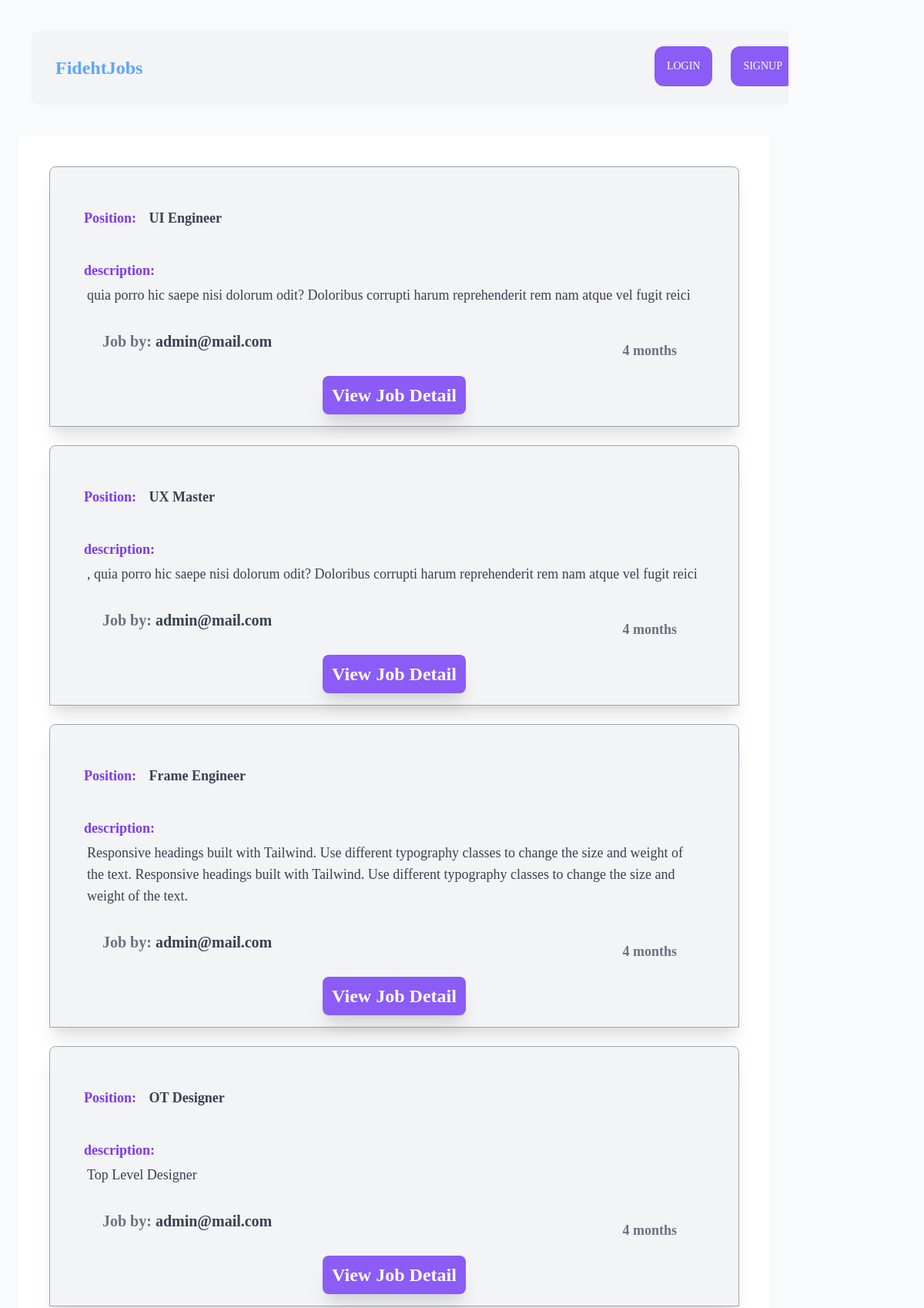
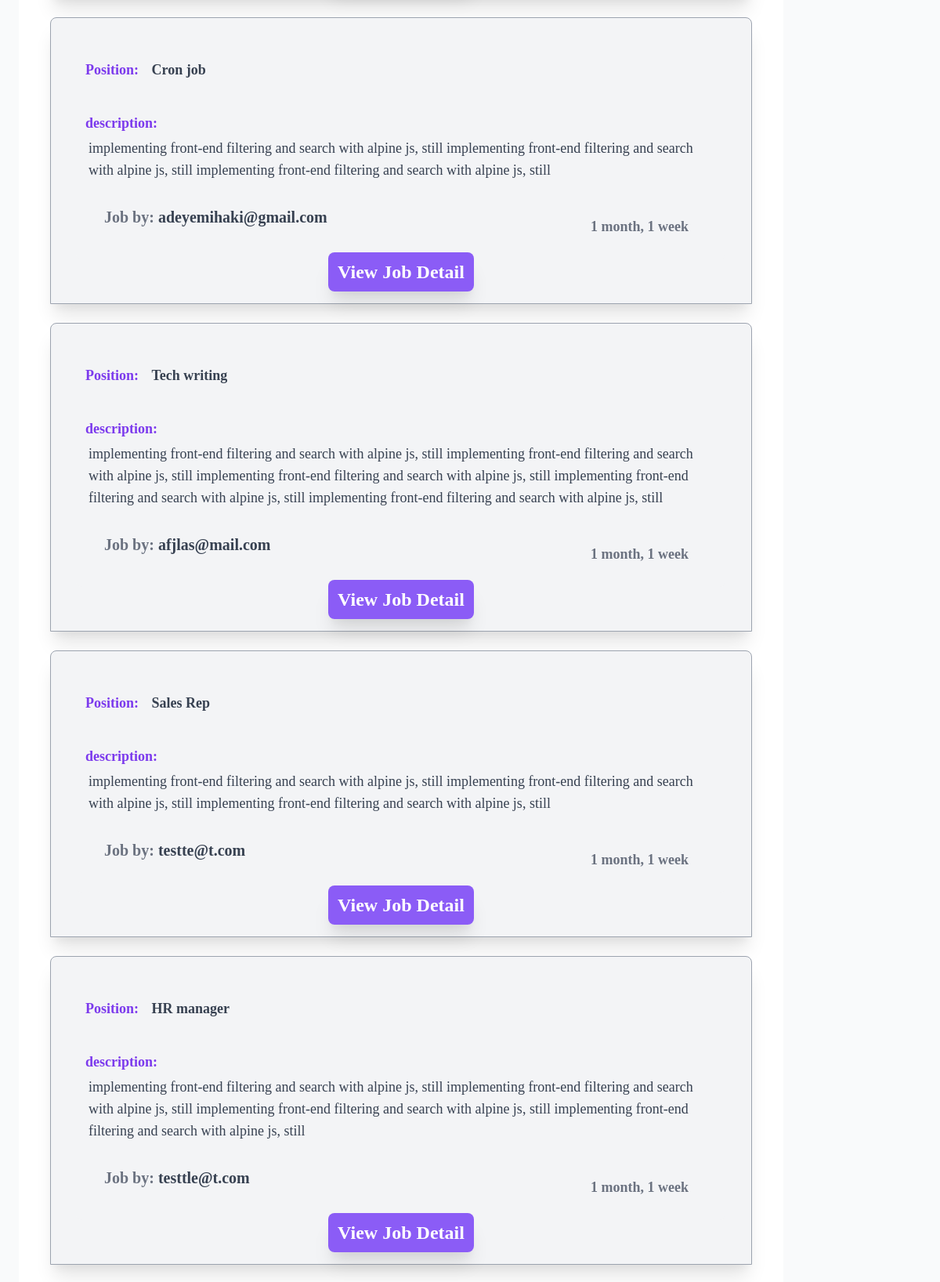
Page /job/fideht/jobs/ (upper part) on the committed database (2 pictures, top to bottom).
### apps/job/models.py (models this page shows, shortened)
class Job(models.Model):
    title = models.CharField(max_length=223)
    description = models.TextField()
    detail = models.TextField(blank=True, null=True)
    duration = models.CharField(max_length=200,blank=True, null=True)
    payment_range = models.CharField(max_length=200,blank=True, null=True)
    remote = models.BooleanField(default=False,blank=True, null=True)
    experience = models.CharField(max_length=200,blank=True, null=True)
    created_by = models.ForeignKey(settings.AUTH_USER_MODEL, related_name='jobs',on_delete=models.CASCADE)
    created_on = models.DateTimeField(auto_now_add=True)
    change_at = models.DateTimeField(auto_now=True)

### apps/users/models.py (models this page shows)
class CustomUser(AbstractUser):
    username = None
    email = models.EmailField(_('email address'), unique=True)
    USERNAME_FIELD = 'email'
    REQUIRED_FIELDS = []
    objects = CustomUserManager()
    def __str__(self):
        return self.email

### apps/job/views.py (the view)
# urls.py: path('fideht/jobs/',JobList.as_view(),name='job-list'),
class JobList(View, LoginRequiredMixin):
    def get(self, request):
        jobs = Job.objects.all()
        context = {
            "jobs": jobs,
        }
        return render(request,'job/job-list.html',context)

### apps/notification/context_processor.py (called while the page is built)
def get_notifications(request):
    if request.user.is_authenticated:
        read_notifications = request.user.notifications.filter(is_read=True)
        unread_notifications = request.user.notifications.filter(is_read=False)
        context ={
            'read_notifications': read_notifications,
            'unread_notifications': unread_notifications
        }
        return context
    else:
        context ={
            'read_notifications': [],
            'unread_notifications': []
        }
        return context

### apps/job/templates/job/job-list.html (shortened to what this page needs)
{% extends 'base.html' %}
{% block content %}
<div class="bg-white rounded-lg p-4 m-6">
    {% for job in jobs %}
        <div class="bg-gray-100 rounded-t-lg font-bold m-6 text-2xl shadow-xl border border-gray-400 py-6 px-8">
            <h2 class="text-lg font-bold text-purple-600 mt-4 p-3">
                Position:
                <span class="text-lg font-semibold text-gray-700 mt-4 p-3">{{ job.title }}</span>
            </h2>
            <h2 class="text-lg font-bold text-purple-600 mt-4 p-3">
            description: <br>
                <p class="text-normal p-1 text-gray-700  font-light ">{{job.description }}</p>
            </h2>
            <footer class="rounded-b-lg bg-gray-100 text-lg text-gray-500 px-8 py-3 flex justify-between">
            <h3 hx-boost="true" class="text-xl text-left p-1  ">Job by:
                <a href="{% url 'users:profile' job.created_by%}" class="font-semiboald cursor-pointer text-gray-700">{% if job.created_by.profile.username %}{{job.created_by.profile.username}} {% else %}{{job.created_by}}{% endif %}</a>
            </h3>
                <p class="m-3 hidden md:block p-1">{{job.created_on|timesince}}</p>
            </footer>
            <div hx-boost class="text-center">
                <a class="mt-4 p-3 bg-purple-500 text-white hover:bg-purple-800 rounded-lg shadow-xl"href="{% url 'job:job-detail' job.pk %}">View Job Detail</a>
            </div>
        </div>
    {% empty %}
        <h2 class="text-purple-500 uppercase text-2xl text-center m-20">There is no job for now, check back later</h2>
    {% endfor %}
</div>
{% endblock content %}

### rows in the picture
Job: title "UI Engineer", description "quia porro hic saepe nisi dolorum odit? Doloribus corrupti harum reprehenderit rem nam atque vel fugit reici", created_by "admin@mail.com", created_on "4 months"
Job: title "UX Master", description ", quia porro hic saepe nisi dolorum odit? Doloribus corrupti harum reprehenderit rem nam atque vel fugit reici", created_by "admin@mail.com", created_on "4 months"
Job: title "Frame Engineer", description "Responsive headings built with Tailwind. Use different typography classes to change the size and weight of the text. Responsive headings built with Tailwind. Use different typography classes to change the size and weight of the text.", created_by "admin@mail.com", created_on "4 months"
Job: title "OT Designer", description "Top Level Designer", created_by "admin@mail.com", created_on "4 months"
Job: title "Cron job", description "implementing front-end filtering and search with alpine js, still implementing front-end filtering and search with alpine js, still implementing front-end filtering and search with alpine js, still", created_by "adeyemihaki@gmail.com", created_on "1 month, 1 week"
Job: title "Tech writing", description "implementing front-end filtering and search with alpine js, still implementing front-end filtering and search with alpine js, still implementing front-end filtering and search with alpine js, still implementing front-end filtering and search with alpine js, still implementing front-end filtering and search with alpine js, still", created_by "afjlas@mail.com", created_on "1 month, 1 week"
Job: title "Sales Rep", description "implementing front-end filtering and search with alpine js, still implementing front-end filtering and search with alpine js, still implementing front-end filtering and search with alpine js, still", created_by "testte@t.com", created_on "1 month, 1 week"
Job: title "HR manager", description "implementing front-end filtering and search with alpine js, still implementing front-end filtering and search with alpine js, still implementing front-end filtering and search with alpine js, still implementing front-end filtering and search with alpine js, still", created_by "testtle@t.com", created_on "1 month, 1 week"
